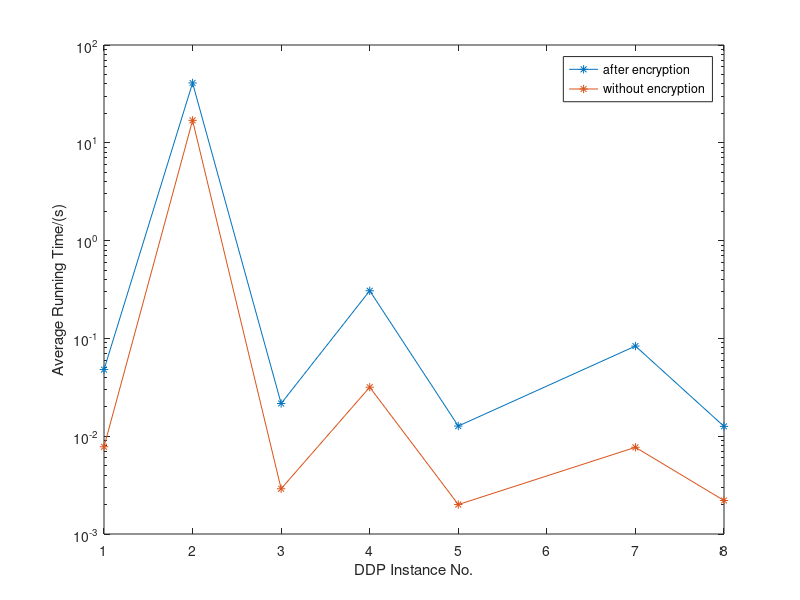
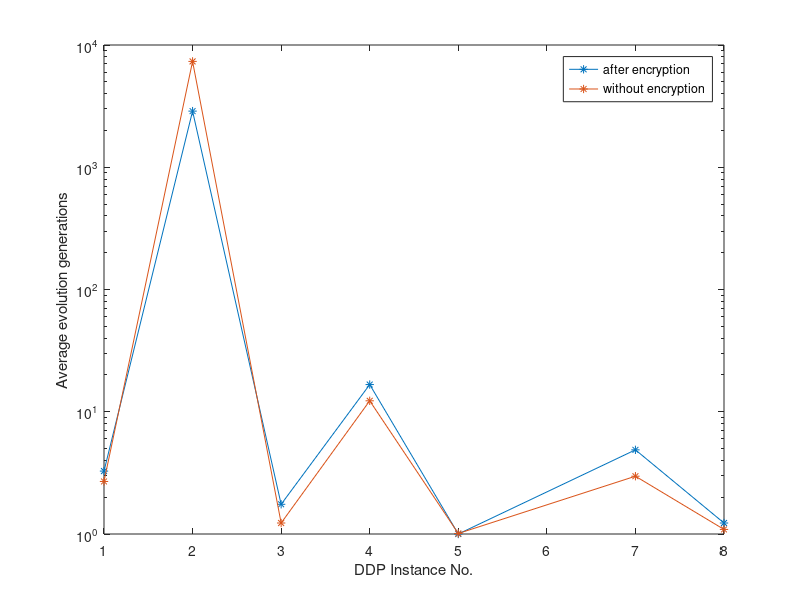

Here is the MATLAB script that generated these plots, in order:
 T_c=[ 0.0480  40.9093   0.0216   0.3071   0.0127   0.0835  0.0126  ] ;

  G_c=[ 3.27  2878.80   1.75  16.69   1.00  4.88       1.23 ];

S_c=[  1.0   1.0    1.0   1.0  1.0   1.0   1.0];


T=[ 0.0078   16.9678  0.0029   0.0317   0.0020  0.0077  0.0022  ];
 
G=[ 2.69  7343.0  1.23  12.29   1.01  2.97    1.09 ];

S=[  1.0   1.0    1.0   1.0  1.0   1.0   1.0];

X=[1  2  3  4  5  7  8];



figure(1)
semilogy(X,T_c,'*-');
hold on
semilogy(X,T,'*-');
hold on
xlabel('DDP Instance No.');
ylabel('Average Running Time/(s)')
legend('after encryption','without encryption')



figure(2)
semilogy(X,G_c,'*-');
hold on
semilogy(X,G,'*-');
hold on
xlabel('DDP Instance No.');
ylabel('Average evolution generations')
legend('after encryption','without encryption')



